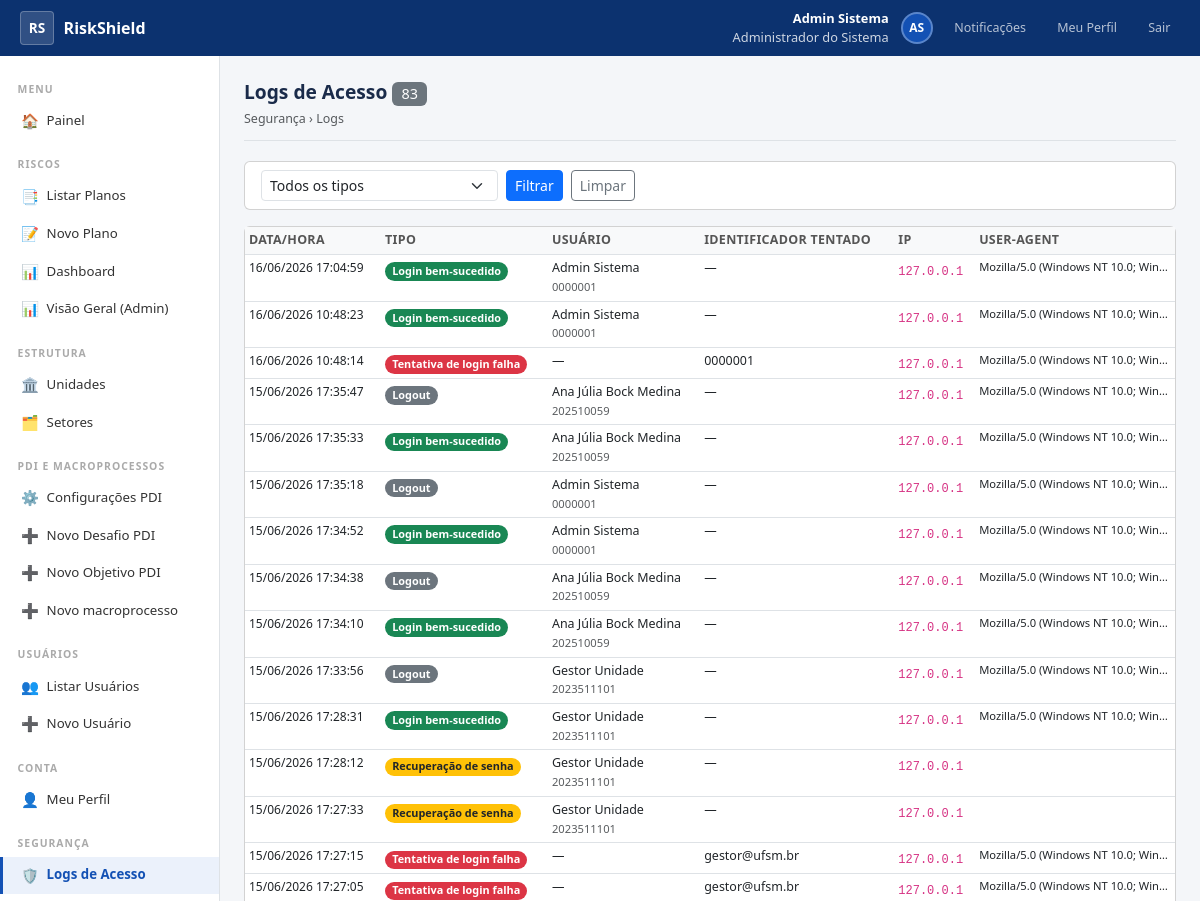
The page /logs/acesso/ (signed in, upper part) on the database as committed earlier.
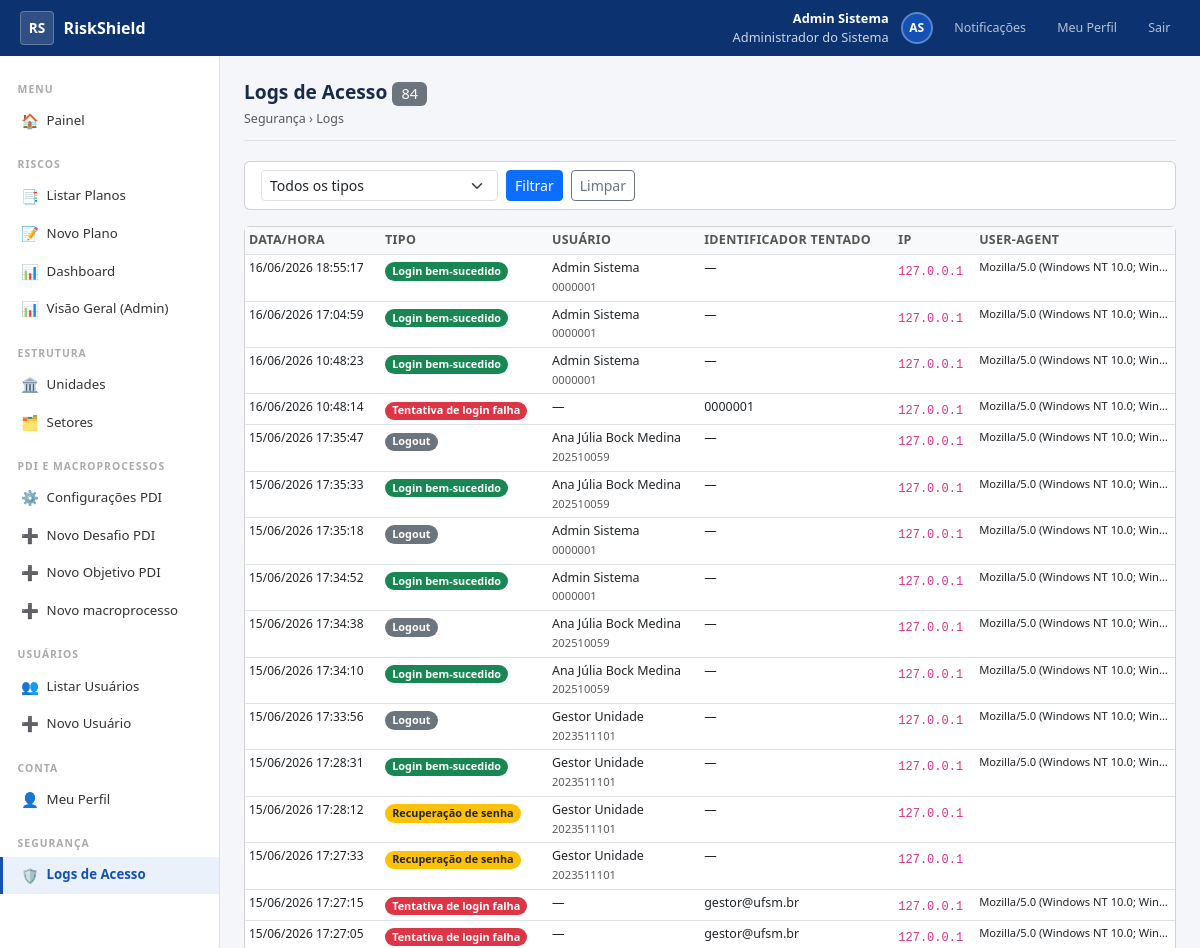
The same page on the database as committed later.
### accounts/models.py (models this page shows, shortened)
class LogAcesso(models.Model):
    TIPO_LOGIN_OK    = 'LOGIN_OK'
    TIPO_LOGIN_FALHA = 'LOGIN_FALHA'
    TIPO_LOGOUT      = 'LOGOUT'
    TIPO_ATIVACAO    = 'ATIVACAO'
    TIPO_RECUPERACAO = 'RECUPERACAO_SENHA'
    TIPO_BLOQUEIO    = 'BLOQUEIO_IP'
    TIPO_SESSAO_EXP  = 'SESSAO_EXPIRADA'
    TIPO_CHOICES = [
        (TIPO_LOGIN_OK,    'Login bem-sucedido'),
        (TIPO_LOGIN_FALHA, 'Tentativa de login falha'),
        (TIPO_LOGOUT,      'Logout'),
        (TIPO_ATIVACAO,    'Ativação de conta'),
        (TIPO_RECUPERACAO, 'Recuperação de senha'),
        (TIPO_BLOQUEIO,    'IP bloqueado por brute force'),
        (TIPO_SESSAO_EXP,  'Sessão expirada'),
    ]
    tipo              = models.CharField('Tipo', max_length=30, choices=TIPO_CHOICES, db_index=True)
    usuario           = models.ForeignKey(
        Usuario, on_delete=models.SET_NULL,
        null=True, blank=True, related_name='logs_acesso',
    )
    identificador_tentado = models.CharField(
        'Matrícula/E-mail tentado', max_length=200, blank=True,
    )
    ip                = models.GenericIPAddressField('Endereço IP', null=True, blank=True)
    user_agent        = models.TextField('User-Agent', blank=True)
    detalhes          = models.TextField('Detalhes', blank=True)
    criado_em         = models.DateTimeField('Data/Hora', auto_now_add=True, db_index=True)
    class Meta:
        verbose_name = 'Log de Acesso'
        verbose_name_plural = 'Logs de Acesso'
        ordering = ['-criado_em']

class Usuario(AbstractBaseUser, PermissionsMixin):
    primeiro_nome = models.CharField('Primeiro Nome', max_length=80)
    sobrenome = models.CharField('Sobrenome', max_length=100)
    matricula = models.CharField('Matrícula', max_length=20, unique=True, db_index=True)
    email = models.EmailField('E-mail Institucional', unique=True, db_index=True)
    foto = models.ImageField('Foto', upload_to='fotos/', blank=True, null=True)
    telefone = models.CharField('Telefone Institucional', max_length=20, blank=True)
    cargo = models.CharField('Cargo / Função', max_length=120, blank=True)
    perfil = models.CharField(
        'Perfil',
        max_length=20,
        choices=Perfil.choices,
        default=Perfil.SERVIDOR,
        db_index=True,
    )
    ativo = models.BooleanField('Ativo', default=True, db_index=True)
    conta_ativada = models.BooleanField('Conta Ativada', default=False)
    is_staff = models.BooleanField('Acesso Admin Django', default=False)
    criado_em = models.DateTimeField('Criado em',    auto_now_add=True)
    atualizado_em = models.DateTimeField('Atualizado em', auto_now=True)
    deleted_at = models.DateTimeField('Excluído em',  null=True, blank=True, db_index=True)
    criado_por = models.ForeignKey(
        'self', on_delete=models.SET_NULL,
        null=True, blank=True,
        related_name='usuarios_criados',
        verbose_name='Criado por',
    )
    ultimo_login_ip = models.GenericIPAddressField('IP do Último Login', null=True, blank=True)
    history = HistoricalRecords(
        history_change_reason_field=models.TextField(null=True),
        excluded_fields=['last_login', 'ultimo_login_ip'],
    )
    objects = UsuarioManager()
    USERNAME_FIELD  = 'matricula'
    REQUIRED_FIELDS = ['email', 'primeiro_nome', 'sobrenome']
    class Meta:
        verbose_name = 'Usuário'
        verbose_name_plural  = 'Usuários'
        ordering = ['primeiro_nome', 'sobrenome']
    def get_nome_completo(self):
        return f'{self.primeiro_nome} {self.sobrenome}'.strip()
    def get_iniciais(self):
        partes = self.get_nome_completo().split()
        if len(partes) >= 2:
            return f'{partes[0][0]}{partes[-1][0]}'.upper()
        return self.matricula[:2].upper()
    @property
    def is_admin(self):
        return self.perfil == Perfil.ADMIN
    @property
    def is_servidor(self):
        return self.perfil == Perfil.SERVIDOR
    @property
    def pode_criar_usuario(self):
        return self.perfil in (Perfil.ADMIN, Perfil.GESTOR_UNIDADE)
    @property
    def pode_gerenciar_usuarios(self):
        return self.perfil in (Perfil.ADMIN, Perfil.GESTOR_UNIDADE, Perfil.GESTOR_SETOR)
    @property
    def pode_ver_logs(self):
        return self.perfil == Perfil.ADMIN

### accounts/views.py (the view)
# urls.py: path('logs/acesso/',                              views.view_logs_acesso,      name='logs_acesso'),
@requer_admin
def view_logs_acesso(request):
    qs   = LogAcesso.objects.select_related('usuario').order_by('-criado_em')
    tipo = request.GET.get('tipo', '')
    if tipo:
        qs = qs.filter(tipo=tipo)
    return render(request, 'accounts/logs_acesso.html', {
        'logs': qs[:500], 'tipos': LogAcesso.TIPO_CHOICES, 'filtro_tipo': tipo,
    })

### accounts/managers.py (called while the page is built)
    def get_queryset(self):
        return super().get_queryset().filter(deleted_at__isnull=True)

### riscos/context_processors.py (called while the page is built)
def notificacoes(request):
    if not request.user.is_authenticated:
        return {}
    from riscos.models import Notificacao
    count = Notificacao.objects.filter(usuario=request.user, lida=False).count()
    return {'notificacoes_count': count}

### templates/accounts/logs_acesso.html (shortened to what this page needs)
{% extends 'base_sistema.html' %}
{% block content %}
<div class="page-header">
  <h1>Logs de Acesso <span class="badge bg-secondary fw-normal">{{ logs|length }}</span></h1>
  <ol class="breadcrumb mb-0"><li class="breadcrumb-item active">Segurança › Logs</li></ol>
</div>
<div class="card mb-3">
  <div class="card-body py-2">
    <form method="get" class="d-flex gap-2 align-items-end">
      <div>
        <select name="tipo" class="form-select form-select-sm">
          <option value="">Todos os tipos</option>
        </select>
      </div>
      <button type="submit" class="btn btn-primary btn-sm">Filtrar</button>
      <a href="{% url 'logs_acesso' %}" class="btn btn-outline-secondary btn-sm">Limpar</a>
    </form>
  </div>
</div>
<div class="card">
  <div class="card-body p-0">
    <table class="table table-hover table-sm mb-0 table-gov">
      <thead>
        <tr>
          <th>Data/Hora</th>
          <th>Tipo</th>
          <th>Usuário</th>
          <th>Identificador tentado</th>
          <th>IP</th>
          <th>User-Agent</th>
        </tr>
      </thead>
      <tbody>
        {% for log in logs %}
        <tr>
          <td style="font-size:.75rem;white-space:nowrap;">{{ log.criado_em|date:"d/m/Y H:i:s" }}</td>
          <td>
            <span class="badge rounded-pill
              {% if log.tipo == 'LOGIN_OK' %}bg-success
              {% elif log.tipo == 'LOGIN_FALHA' %}bg-danger
              {% elif log.tipo == 'LOGOUT' %}bg-secondary
              {% elif log.tipo == 'BLOQUEIO_IP' %}bg-dark
              {% elif log.tipo == 'ATIVACAO' %}bg-primary
              {% elif log.tipo == 'RECUPERACAO_SENHA' %}bg-warning text-dark
              {% else %}bg-light text-dark{% endif %}" style="font-size:.68rem;">
              {{ log.get_tipo_display }}
            </span>
          </td>
          <td style="font-size:.78rem;">
            {% if log.usuario %}{{ log.usuario.get_nome_completo }}<br>
            <span class="text-muted" style="font-size:.7rem;">{{ log.usuario.matricula }}</span>
            {% else %}—{% endif %}
          </td>
          <td style="font-size:.78rem;">{{ log.identificador_tentado|default:"—" }}</td>
          <td><code style="font-size:.75rem;">{{ log.ip|default:"—" }}</code></td>
          <td style="font-size:.7rem; max-width:180px; overflow:hidden; text-overflow:ellipsis; white-space:nowrap;" title="{{ log.user_agent }}">
            {{ log.user_agent|truncatechars:50 }}
          </td>
        </tr>
        {% empty %}
        <tr><td colspan="6" class="text-center text-muted py-3">Nenhum log encontrado.</td></tr>
        {% endfor %}
      </tbody>
    </table>
  </div>
</div>
{% endblock %}

Rows that differ between the two databases and show on the page:
added LogAcesso: criado_em "16/06/2026 18:55:17", tipo "Login bem-sucedido", usuario.get_nome_completo "Admin Sistema", usuario.matricula "0000001", identificador_tentado "—", ip "127.0.0.1", user_agent "Mozilla/5.0 (Windows NT 10.0; Win…"
Other text that changed with them:
{{ logs|length }}: "83" → "84"
